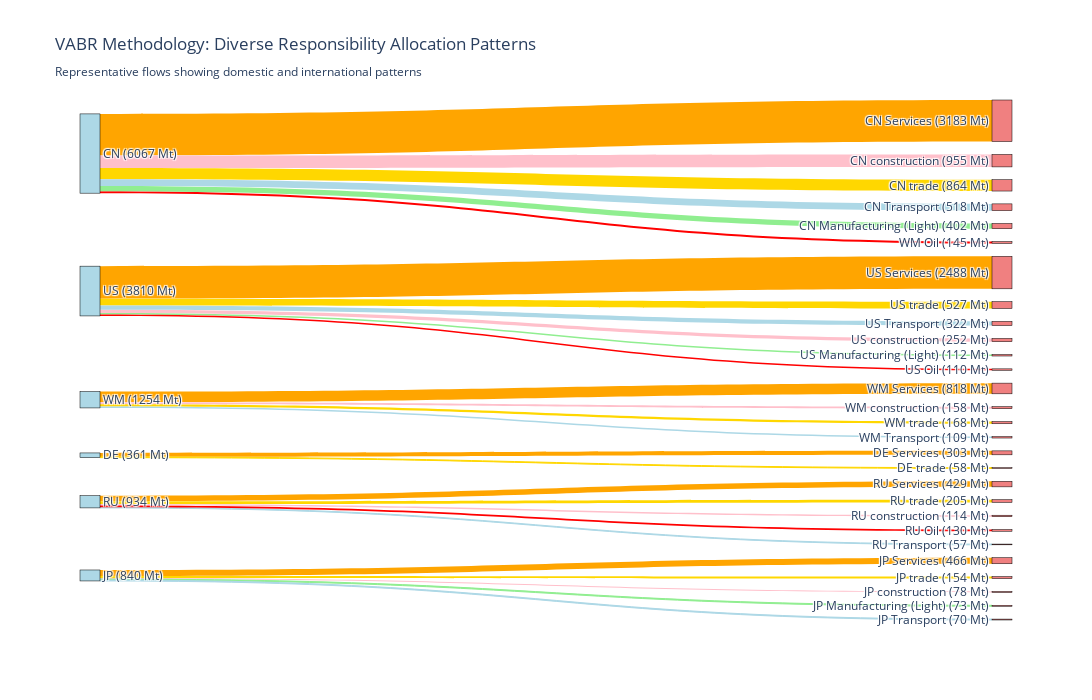

Notebook code for this chart:
### Code cell
def create_vabr_educational_sankey(
    allocation_matrix,
    sector_to_category,
    consumers=['CN', 'US', 'WM', 'DE', 'RU', 'JP'],
    target_categories=['Services', 'construction', 'trade', 'Manufacturing (Light)', 'Transport', 'Oil']
):
    """
    Create an educational Sankey showing diverse VABR allocation patterns.
    Focuses on representative flows rather than just largest flows.
    """
    # Prepare data
    allocation_matrix = allocation_matrix.copy()
    allocation_matrix['allocated_emissions_mt'] = allocation_matrix['allocated_emissions'] / 1e6
    allocation_matrix['sector_category'] = allocation_matrix['producing_sector'].map(sector_to_category).fillna('Other')
    
    # Create producer labels
    allocation_matrix['producer_label'] = (
        allocation_matrix['producing_country'] + '-' + allocation_matrix['sector_category']
    )
    
    # Aggregate flows
    flows = allocation_matrix.groupby([
        'consuming_region', 'producer_label', 'producing_country', 'sector_category'
    ])['allocated_emissions_mt'].sum().reset_index()
    
    selected_flows = []
    
    # For each consumer, get diverse flows including cross-border
    for consumer in consumers:
        consumer_flows = flows[flows['consuming_region'] == consumer]
        
        if consumer_flows.empty:
            continue
            
        # Get top domestic flow
        domestic = consumer_flows[consumer_flows['producing_country'] == consumer]
        if not domestic.empty:
            selected_flows.append(domestic.nlargest(1, 'allocated_emissions_mt'))
        
        # Get top international flow
        international = consumer_flows[consumer_flows['producing_country'] != consumer]
        if not international.empty:
            selected_flows.append(international.nlargest(1, 'allocated_emissions_mt'))
        
        # Get flows to different sector categories
        for category in target_categories:
            category_flows = consumer_flows[consumer_flows['sector_category'] == category]
            if not category_flows.empty:
                selected_flows.append(category_flows.nlargest(1, 'allocated_emissions_mt'))
    
    # Combine and remove duplicates
    final_flows = pd.concat(selected_flows, ignore_index=True)
    final_flows = final_flows.drop_duplicates(subset=['consuming_region', 'producer_label'])
    
    # Filter for flows > 50 Mt to keep readable
    final_flows = final_flows[final_flows['allocated_emissions_mt'] >= 50]
    
    if final_flows.empty:
        print("No suitable flows found")
        return None
    
    # Create visualization elements
    consumers_list = final_flows['consuming_region'].unique()
    producers_list = final_flows['producer_label'].unique()
    
    # Labels
    consumer_totals = final_flows.groupby('consuming_region')['allocated_emissions_mt'].sum()
    producer_totals = final_flows.groupby('producer_label')['allocated_emissions_mt'].sum()
    
    consumer_labels = [f"{c}\n({consumer_totals[c]:.0f} Mt)" for c in consumers_list]
    producer_labels = []
    for p in producers_list:
        country, category = p.split('-', 1)
        producer_labels.append(f"{country}\n{category}\n({producer_totals[p]:.0f} Mt)")
    
    all_labels = consumer_labels + producer_labels
    node_colors = ['lightblue'] * len(consumer_labels) + ['lightcoral'] * len(producer_labels)
    
    # Flow mapping
    consumer_idx = {c: i for i, c in enumerate(consumers_list)}
    producer_idx = {p: i + len(consumers_list) for i, p in enumerate(producers_list)}
    
    # Colors by sector
    sector_colors = {
        'Services': 'orange',
        'construction': 'pink',
        'trade': 'gold', 
        'Manufacturing (Light)': 'lightgreen',
        'Transport': 'lightblue',
        'Oil': 'red',
        'Gas': 'yellow',
        'Coal': 'black',
        'Other': 'gray'
    }
    
    sources = []
    targets = []
    values = []
    colors = []
    
    for _, row in final_flows.iterrows():
        sources.append(consumer_idx[row['consuming_region']])
        targets.append(producer_idx[row['producer_label']])
        values.append(row['allocated_emissions_mt'])
        colors.append(sector_colors.get(row['sector_category'], 'gray'))
    
    fig = go.Figure(data=[go.Sankey(
        node=dict(
            pad=15,
            thickness=20,
            line=dict(color="black", width=0.5),
            label=all_labels,
            color=node_colors
        ),
        link=dict(
            source=sources,
            target=targets,
            value=values,
            color=colors
        )
    )])
    
    fig.update_layout(
        title="VABR Methodology: Diverse Responsibility Allocation Patterns<br><sub>Representative flows showing domestic and international patterns</sub>",
        font_size=12,
        width=1400,
        height=700
    )
    
    return fig
fig = create_vabr_educational_sankey(flows_df, sector_to_category)
fig.show()

### Figure 1 — Plotly figure (JSON) as saved in the notebook; plotly's stock layout.template omitted (floating-point values rounded to 4 significant figures)
{"data": [{"link": {"color": ["orange", "red", "pink", "gold", "lightgreen", "lightblue", "orange", "pink", "gold", "lightgreen", "lightblue", "red", "orange", "pink", "gold", "lightblue", "orange", "gold", "orange", "pink", "gold", "lightblue", "red", "orange", "pink", "gold", "lightgreen", "lightblue"], "source": [0, 0, 0, 0, 0, 0, 1, 1, 1, 1, 1, 1, 2, 2, 2, 2, 3, 3, 4, 4, 4, 4, 4, 5, 5, 5, 5, 5], "target": [6, 7, 8, 9, 10, 11, 12, 13, 14, 15, 16, 17, 18, 19, 20, 21, 22, 23, 24, 25, 26, 27, 28, 29, 30, 31, 32, 33], "value": [3183.0, 144.8, 955.1, 864.4, 401.5, 518.1, 2488.0, 251.9, 526.9, 111.6, 321.7, 109.8, 818.5, 158.0, 168.0, 109.5, 302.6, 57.96, 428.5, 113.5, 205.3, 57.36, 129.6, 466.5, 77.55, 153.6, 72.67, 69.71]}, "node": {"color": ["lightblue", "lightblue", "lightblue", "lightblue", "lightblue", "lightblue", "lightcoral", "lightcoral", "lightcoral", "lightcoral", "lightcoral", "lightcoral", "lightcoral", "lightcoral", "lightcoral", "lightcoral", "lightcoral", "lightcoral", "lightcoral", "lightcoral", "lightcoral", "lightcoral", "lightcoral", "lightcoral", "lightcoral", "lightcoral", "lightcoral", "lightcoral", "lightcoral", "lightcoral", "lightcoral", "lightcoral", "lightcoral", "lightcoral"], "label": ["CN\n(6067 Mt)", "US\n(3810 Mt)", "WM\n(1254 Mt)", "DE\n(361 Mt)", "RU\n(934 Mt)", "JP\n(840 Mt)", "CN\nServices\n(3183 Mt)", "WM\nOil\n(145 Mt)", "CN\nconstruction\n(955 Mt)", "CN\ntrade\n(864 Mt)", "CN\nManufacturing (Light)\n(402 Mt)", "CN\nTransport\n(518 Mt)", "US\nServices\n(2488 Mt)", "US\nconstruction\n(252 Mt)", "US\ntrade\n(527 Mt)", "US\nManufacturing (Light)\n(112 Mt)", "US\nTransport\n(322 Mt)", "US\nOil\n(110 Mt)", "WM\nServices\n(818 Mt)", "WM\nconstruction\n(158 Mt)", "WM\ntrade\n(168 Mt)", "WM\nTransport\n(109 Mt)", "DE\nServices\n(303 Mt)", "DE\ntrade\n(58 Mt)", "RU\nServices\n(429 Mt)", "RU\nconstruction\n(114 Mt)", "RU\ntrade\n(205 Mt)", "RU\nTransport\n(57 Mt)", "RU\nOil\n(130 Mt)", "JP\nServices\n(466 Mt)", "JP\nconstruction\n(78 Mt)", "JP\ntrade\n(154 Mt)", "JP\nManufacturing (Light)\n(73 Mt)", "JP\nTransport\n(70 Mt)"], "line": {"color": "black", "width": 0.5}, "pad": 15, "thickness": 20}, "type": "sankey"}], "layout": {"font": {"size": 12}, "height": 700, "title": {"text": "VABR Methodology: Diverse Responsibility Allocation Patterns<br><sub>Representative flows showing domestic and international patterns</sub>"}, "width": 1400}}
